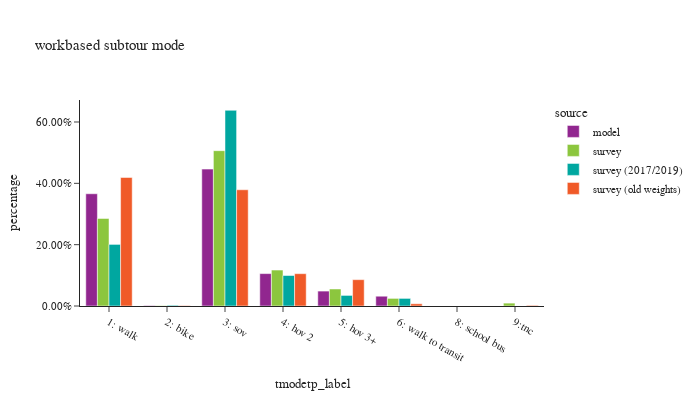

Notebook cell for this chart:
### Code cell
df_plot = wk_base_subtour.groupby(['source','tmodetp_label'])['toexpfac'].sum().reset_index()
df_plot['percentage'] = df_plot.groupby(['source'], group_keys=False)['toexpfac']. \
    apply(lambda x: x / float(x.sum()))

df_plot_ct = wk_base_subtour.groupby(['source','tmodetp_label'])['toexpfac'].count().reset_index(). \
    rename(columns={'toexpfac':'sample count'})
df_plot = df_plot.merge(df_plot_ct, on=['source','tmodetp_label'])

fig = px.bar(df_plot.sort_values(by=['source']), x="tmodetp_label", y="percentage", color="source",
             barmode="group",hover_data=['sample count'],title="workbased subtour mode")
fig.update_layout(height=400, width=700, font=dict(size=11),
                  xaxis = dict(dtick = 1, categoryorder='category ascending'),
                  yaxis=dict(tickformat=".2%"))
fig.show()

### Figure 1 — Plotly figure (JSON) as saved in the notebook; plotly's stock layout.template omitted (floating-point values rounded to 4 significant figures)
{"data": [{"alignmentgroup": "True", "customdata": [[95535], [389], [116513], [27577], [12695], [8323], [2]], "hovertemplate": "source=model<br>tmodetp_label=%{x}<br>percentage=%{y}<br>sample count=%{customdata[0]}<extra></extra>", "legendgroup": "model", "marker": {"color": "#91268F", "pattern": {"shape": ""}}, "name": "model", "offsetgroup": "model", "orientation": "v", "showlegend": true, "textposition": "auto", "type": "bar", "x": ["1: walk", "2: bike", "3: sov", "4: hov 2", "5: hov 3+", "6: walk to transit", "9:tnc"], "xaxis": "x", "y": [0.366, 0.00149, 0.4464, 0.1056, 0.04863, 0.03188, 7.662e-06], "yaxis": "y"}, {"alignmentgroup": "True", "customdata": [[5], [17], [17], [1], [4], [128], [102]], "hovertemplate": "source=survey<br>tmodetp_label=%{x}<br>percentage=%{y}<br>sample count=%{customdata[0]}<extra></extra>", "legendgroup": "survey", "marker": {"color": "#8CC63E", "pattern": {"shape": ""}}, "name": "survey", "offsetgroup": "survey", "orientation": "v", "showlegend": true, "textposition": "auto", "type": "bar", "x": ["6: walk to transit", "5: hov 3+", "4: hov 2", "9:tnc", "2: bike", "1: walk", "3: sov"], "xaxis": "x", "y": [0.02481, 0.05545, 0.1173, 0.009413, 0.001132, 0.2854, 0.5065], "yaxis": "y"}, {"alignmentgroup": "True", "customdata": [[15], [18], [7], [4], [111], [100]], "hovertemplate": "source=survey (2017/2019)<br>tmodetp_label=%{x}<br>percentage=%{y}<br>sample count=%{customdata[0]}<extra></extra>", "legendgroup": "survey (2017/2019)", "marker": {"color": "#00A7A0", "pattern": {"shape": ""}}, "name": "survey (2017/2019)", "offsetgroup": "survey (2017/2019)", "orientation": "v", "showlegend": true, "textposition": "auto", "type": "bar", "x": ["5: hov 3+", "4: hov 2", "6: walk to transit", "2: bike", "1: walk", "3: sov"], "xaxis": "x", "y": [0.03451, 0.09943, 0.02479, 0.002302, 0.2009, 0.6381], "yaxis": "y"}, {"alignmentgroup": "True", "customdata": [[3], [670], [9], [296], [96], [75], [45], [11]], "hovertemplate": "source=survey (old weights)<br>tmodetp_label=%{x}<br>percentage=%{y}<br>sample count=%{customdata[0]}<extra></extra>", "legendgroup": "survey (old weights)", "marker": {"color": "#F05A28", "pattern": {"shape": ""}}, "name": "survey (old weights)", "offsetgroup": "survey (old weights)", "orientation": "v", "showlegend": true, "textposition": "auto", "type": "bar", "x": ["8: school bus", "1: walk", "2: bike", "3: sov", "4: hov 2", "5: hov 3+", "6: walk to transit", "9:tnc"], "xaxis": "x", "y": [2.999e-05, 0.4191, 0.001311, 0.379, 0.1054, 0.08588, 0.007232, 0.00205], "yaxis": "y"}], "layout": {"barmode": "group", "font": {"size": 11}, "height": 400, "legend": {"title": {"text": "source"}, "tracegroupgap": 0}, "title": {"text": "workbased subtour mode"}, "width": 700, "xaxis": {"anchor": "y", "categoryorder": "category ascending", "domain": [0, 1], "dtick": 1, "title": {"text": "tmodetp_label"}}, "yaxis": {"anchor": "x", "domain": [0, 1], "tickformat": ".2%", "title": {"text": "percentage"}}}}
